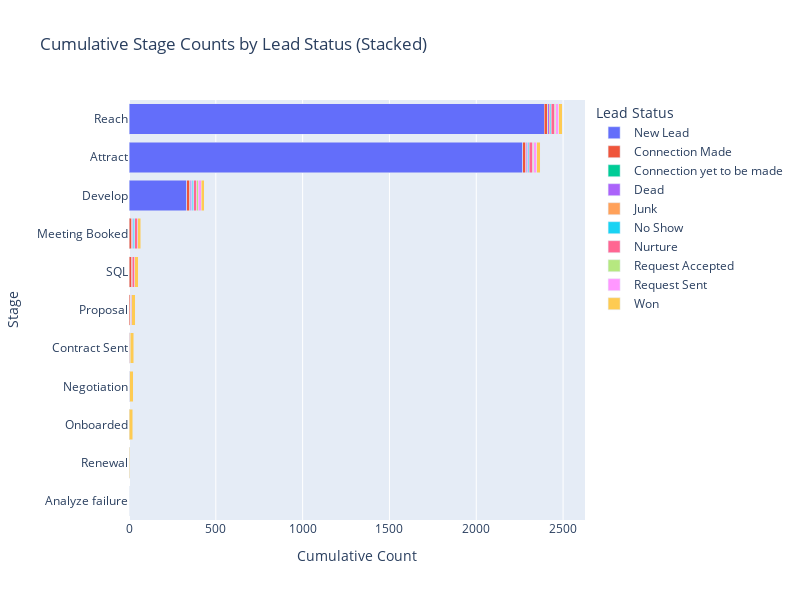

Write notebook code for a chart like this one.
### Code cell
# Create a stacked horizontal bar graph using Plotly
fig = px.bar(
    cumulative_grouped,
    x='Count',
    y='Stage',
    color=breakdown_var,  # Color bars based on the breakdown column
    orientation='h',         # Horizontal orientation
    barmode='stack',         # Stack bars within each stage
    labels={'Cumulative Count': 'Cumulative Count', 'Stage': 'Stage'},
    title=f'Cumulative Stage Counts by {breakdown_var} (Stacked)'
)

# Update layout for better visualization
fig.update_layout(
    yaxis={'categoryorder': 'total ascending'},  # Reverse the stage order
    xaxis_title='Cumulative Count',
    yaxis_title='Stage',
    legend_title=breakdown_var,
    width=800,
    height=600
)

# Show the plot
fig.show()

### Figure 1 — Plotly figure (JSON) as saved in the notebook; plotly's stock layout.template omitted (floating-point values rounded to 4 significant figures)
{"data": [{"alignmentgroup": "True", "hovertemplate": "Lead Status=New Lead<br>Count=%{x}<br>Stage=%{y}<extra></extra>", "legendgroup": "New Lead", "marker": {"color": "#636efa", "pattern": {"shape": ""}}, "name": "New Lead", "offsetgroup": "New Lead", "orientation": "h", "showlegend": true, "textposition": "auto", "type": "bar", "x": [1, 2268, 1, 334, 1, 1, 1, 1, 2393, 1, 1], "xaxis": "x", "y": ["Analyze failure", "Attract", "Contract Sent", "Develop", "Meeting Booked", "Negotiation", "Onboarded", "Proposal", "Reach", "Renewal", "SQL"], "yaxis": "y"}, {"alignmentgroup": "True", "hovertemplate": "Lead Status=Connection Made<br>Count=%{x}<br>Stage=%{y}<extra></extra>", "legendgroup": "Connection Made", "marker": {"color": "#EF553B", "pattern": {"shape": ""}}, "name": "Connection Made", "offsetgroup": "Connection Made", "orientation": "h", "showlegend": true, "textposition": "auto", "type": "bar", "x": [16, 4, 16, 15, 3, 1, 8, 16, 14], "xaxis": "x", "y": ["Attract", "Contract Sent", "Develop", "Meeting Booked", "Negotiation", "Onboarded", "Proposal", "Reach", "SQL"], "yaxis": "y"}, {"alignmentgroup": "True", "hovertemplate": "Lead Status=Connection yet to be made<br>Count=%{x}<br>Stage=%{y}<extra></extra>", "legendgroup": "Connection yet to be made", "marker": {"color": "#00cc96", "pattern": {"shape": ""}}, "name": "Connection yet to be made", "offsetgroup": "Connection yet to be made", "orientation": "h", "showlegend": true, "textposition": "auto", "type": "bar", "x": [4, 4, 4], "xaxis": "x", "y": ["Attract", "Develop", "Reach"], "yaxis": "y"}, {"alignmentgroup": "True", "hovertemplate": "Lead Status=Dead<br>Count=%{x}<br>Stage=%{y}<extra></extra>", "legendgroup": "Dead", "marker": {"color": "#ab63fa", "pattern": {"shape": ""}}, "name": "Dead", "offsetgroup": "Dead", "orientation": "h", "showlegend": true, "textposition": "auto", "type": "bar", "x": [8, 1, 8, 7, 1, 8, 4], "xaxis": "x", "y": ["Attract", "Contract Sent", "Develop", "Meeting Booked", "Proposal", "Reach", "SQL"], "yaxis": "y"}, {"alignmentgroup": "True", "hovertemplate": "Lead Status=Junk<br>Count=%{x}<br>Stage=%{y}<extra></extra>", "legendgroup": "Junk", "marker": {"color": "#FFA15A", "pattern": {"shape": ""}}, "name": "Junk", "offsetgroup": "Junk", "orientation": "h", "showlegend": true, "textposition": "auto", "type": "bar", "x": [2, 2, 1, 4], "xaxis": "x", "y": ["Attract", "Develop", "Meeting Booked", "Reach"], "yaxis": "y"}, {"alignmentgroup": "True", "hovertemplate": "Lead Status=No Show<br>Count=%{x}<br>Stage=%{y}<extra></extra>", "legendgroup": "No Show", "marker": {"color": "#19d3f3", "pattern": {"shape": ""}}, "name": "No Show", "offsetgroup": "No Show", "orientation": "h", "showlegend": true, "textposition": "auto", "type": "bar", "x": [8, 8, 8, 8], "xaxis": "x", "y": ["Attract", "Develop", "Meeting Booked", "Reach"], "yaxis": "y"}, {"alignmentgroup": "True", "hovertemplate": "Lead Status=Nurture<br>Count=%{x}<br>Stage=%{y}<extra></extra>", "legendgroup": "Nurture", "marker": {"color": "#FF6692", "pattern": {"shape": ""}}, "name": "Nurture", "offsetgroup": "Nurture", "orientation": "h", "showlegend": true, "textposition": "auto", "type": "bar", "x": [19, 2, 19, 18, 1, 6, 19, 15], "xaxis": "x", "y": ["Attract", "Contract Sent", "Develop", "Meeting Booked", "Negotiation", "Proposal", "Reach", "SQL"], "yaxis": "y"}, {"alignmentgroup": "True", "hovertemplate": "Lead Status=Request Accepted<br>Count=%{x}<br>Stage=%{y}<extra></extra>", "legendgroup": "Request Accepted", "marker": {"color": "#B6E880", "pattern": {"shape": ""}}, "name": "Request Accepted", "offsetgroup": "Request Accepted", "orientation": "h", "showlegend": true, "textposition": "auto", "type": "bar", "x": [7, 7, 7], "xaxis": "x", "y": ["Attract", "Develop", "Reach"], "yaxis": "y"}, {"alignmentgroup": "True", "hovertemplate": "Lead Status=Request Sent<br>Count=%{x}<br>Stage=%{y}<extra></extra>", "legendgroup": "Request Sent", "marker": {"color": "#FF97FF", "pattern": {"shape": ""}}, "name": "Request Sent", "offsetgroup": "Request Sent", "orientation": "h", "showlegend": true, "textposition": "auto", "type": "bar", "x": [17, 17, 17], "xaxis": "x", "y": ["Attract", "Develop", "Reach"], "yaxis": "y"}, {"alignmentgroup": "True", "hovertemplate": "Lead Status=Won<br>Count=%{x}<br>Stage=%{y}<extra></extra>", "legendgroup": "Won", "marker": {"color": "#FECB52", "pattern": {"shape": ""}}, "name": "Won", "offsetgroup": "Won", "orientation": "h", "showlegend": true, "textposition": "auto", "type": "bar", "x": [19, 19, 19, 19, 19, 19, 19, 19, 2, 19], "xaxis": "x", "y": ["Attract", "Contract Sent", "Develop", "Meeting Booked", "Negotiation", "Onboarded", "Proposal", "Reach", "Renewal", "SQL"], "yaxis": "y"}], "layout": {"barmode": "stack", "height": 600, "legend": {"title": {"text": "Lead Status"}, "tracegroupgap": 0}, "title": {"text": "Cumulative Stage Counts by Lead Status (Stacked)"}, "width": 800, "xaxis": {"anchor": "y", "autorange": true, "domain": [0, 1], "range": [0, 2626.0], "title": {"text": "Cumulative Count"}, "type": "linear"}, "yaxis": {"anchor": "x", "autorange": true, "categoryorder": "total ascending", "domain": [0, 1], "range": [-0.5, 10.5], "title": {"text": "Stage"}, "type": "category"}}}
